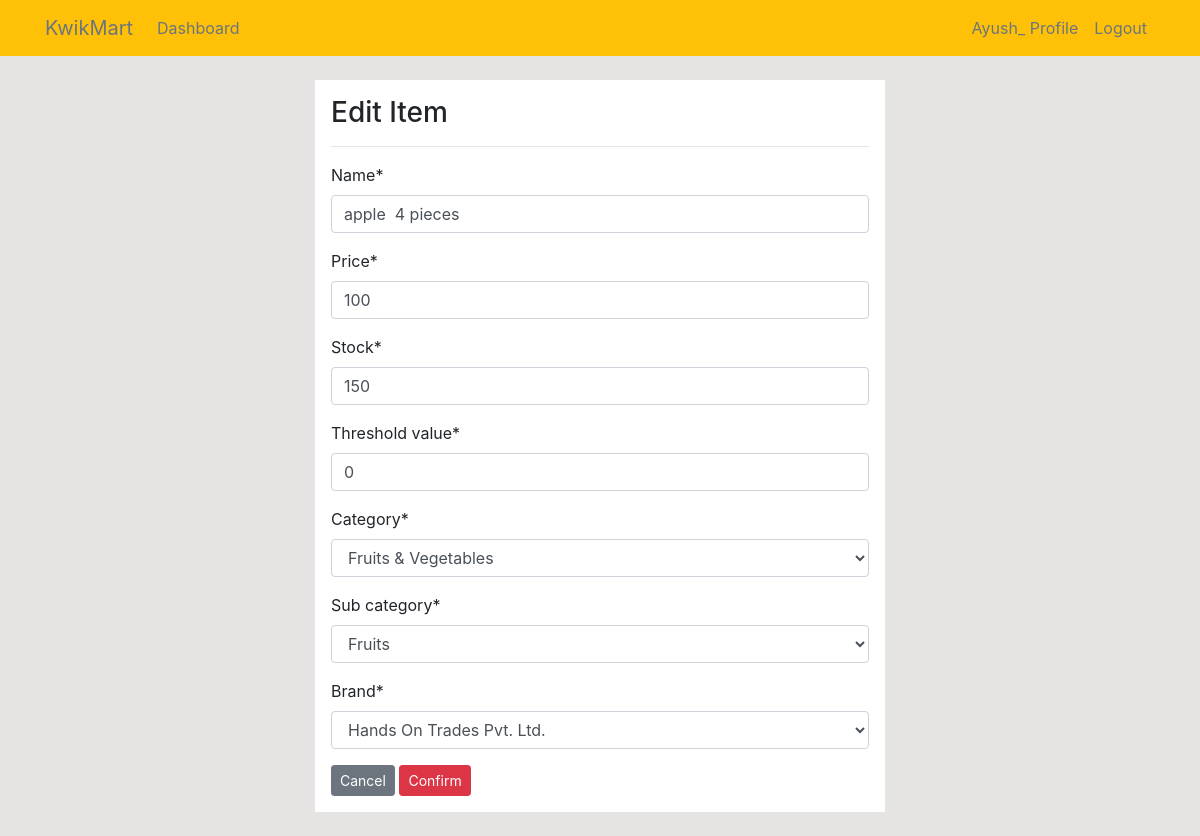
Page /products_edit/1/ (signed in) on the committed database.
### app/models.py (models this page shows, shortened)
class Product(models.Model):
    category = models.ForeignKey(Category,on_delete=models.CASCADE,null=True)
    sub_category = models.ForeignKey(Sub_Category, on_delete=models.CASCADE, null=True)
    brand = models.ForeignKey(Brand,on_delete=models.CASCADE,null=True)
    image = models.ImageField(upload_to='ecomerce/pimg')
    name = models.CharField(max_length=100)
    price = models.IntegerField()
    date = models.DateField(auto_now_add= True)
    stock= models.IntegerField()
    threshold_value = models.IntegerField()

class Category(models.Model):
    name = models.CharField(max_length=150)
    def  __str__(self):
        return self.name

class Sub_Category(models.Model):
    name = models.CharField(max_length=150)
    category = models.ForeignKey(Category,on_delete=models.CASCADE)
    def __str__(self):
        return self.name

### grocery_store/views.py (the view)
# urls.py: path('products_edit/<int:pk>/',views.products_edit,name='products_edit'),
@login_required(login_url="/accounts/login/")
def products_edit(request, pk):
    item = Product.objects.get(id=pk)
    if request.method == 'POST':
        form = ProductForm(request.POST, instance=item)
        if form.is_valid():
            form.save()
            return redirect('products_list')
    else:
        form = ProductForm(instance=item)
    context = {
        'form': form,
    }
    return render(request, 'products_edit.html', context)

### grocery_store/forms.py
class ProductForm(forms.ModelForm):
    class Meta:
        model = Product
        fields = ['name', 'price', 'stock' ,'threshold_value', 'category' , 'sub_category' ,'brand' ]

### app/models.py (called while the page is built)
    def __str__(self):
        return self.name

### templates/products_edit.html (shortened to what this page needs)
{% extends 'seller/base.html' %}
{% load crispy_forms_tags %}
{% block content %}
<div class="row my-4">
    <div class="col-md-6 offset-md-3 p-3 bg-white">
        <h3>Edit Item</h3>
        <hr>
        <form method="POST">
            {{ form|crispy }}
            <a class="btn btn-secondary btn-sm" href="{% url 'products_list' %}">Cancel</a>
            <input class="btn btn-danger btn-sm" type="submit" value="Confirm">
        </form>
    </div>
</div>
{% endblock %}

### templates/seller/nav.html (shortened to what this page needs)
<nav class="navbar navbar-expand-lg navbar-info bg-warning">
    <div class="container">
        {% if user.is_authenticated %}
        <a class="navbar-brand text-secondary " href="{% url 'seller_page' %}"> KwikMart </a>
        <div class="collapse navbar-collapse" id="navbarSupportedContent">
            <ul class="navbar-nav mr-auto">
                <li class="nav-item active">
                    <a class="nav-link text-secondary" href="{% url 'seller_page' %}"> Dashboard </a>
                </li>
            </ul>
            <ul class="navbar-nav ml-auto">
                <li class="nav-item active">
                    <a class="nav-link text-secondary" href="{% url 'index' %}">{{ user.username }} Profile
                        <span class="sr-only">(current)</span></a>
                </li>
                <li class="nav-item">
                    <a class="nav-link text-secondary" href="{% url 'index' %}">Logout</a>
                </li>
            </ul>
            {% endif %}
        </div>
    </div>
</nav>

### static/css/style.css (style rules this page uses)
body { background: rgb(230, 227, 227); }

### rows in the picture
Product: name "apple 4 pieces", price "100", stock "150", threshold_value "0", category "Fruits & Vegetables", sub_category "Fruits", brand "Hands On Trades Pvt. Ltd."

### other values in the picture
{{ user.username }} "Ayush_"
